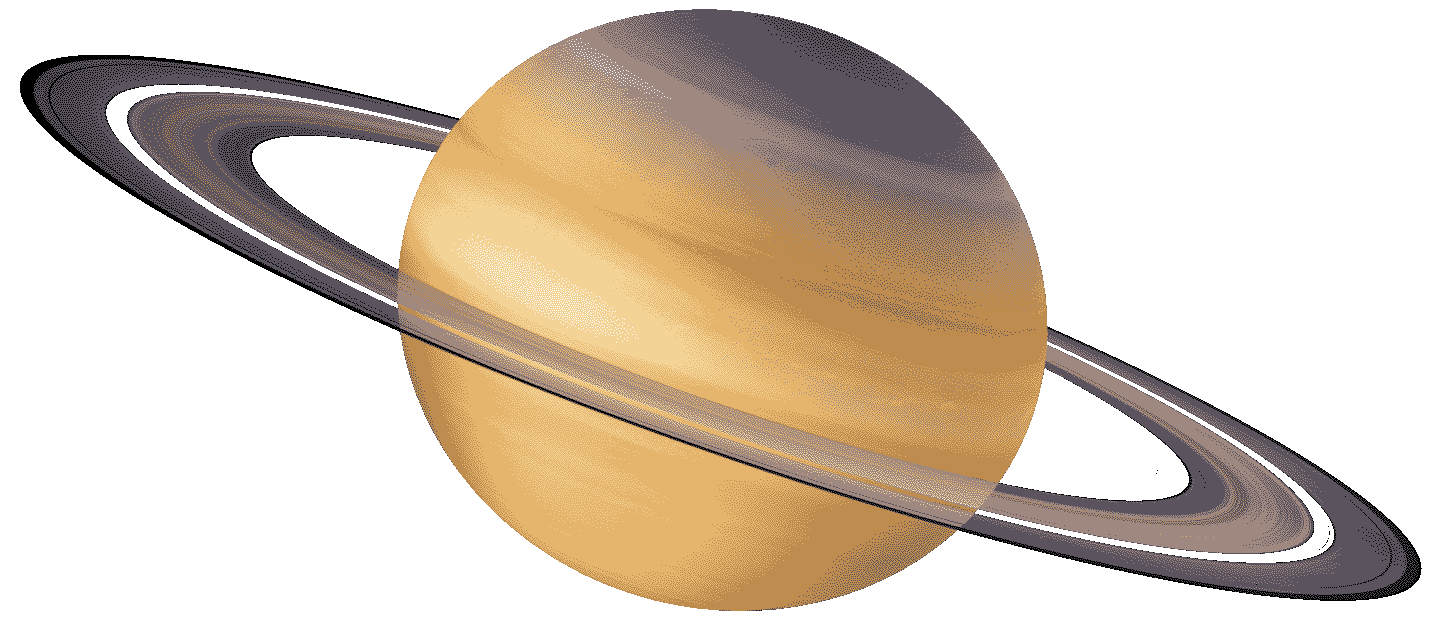
%> input picture Задание 4/Saturn.bmp, 1440 x 624 px
$ octave hoppa.m   (GNU Octave 9; MATLAB toolbox functions it lacks are replaced by stand-ins)
%> lines starting %> are read from the running program, lines starting %| are printed output that depends on the picture
[D, map] = imread('./Saturn.bmp');
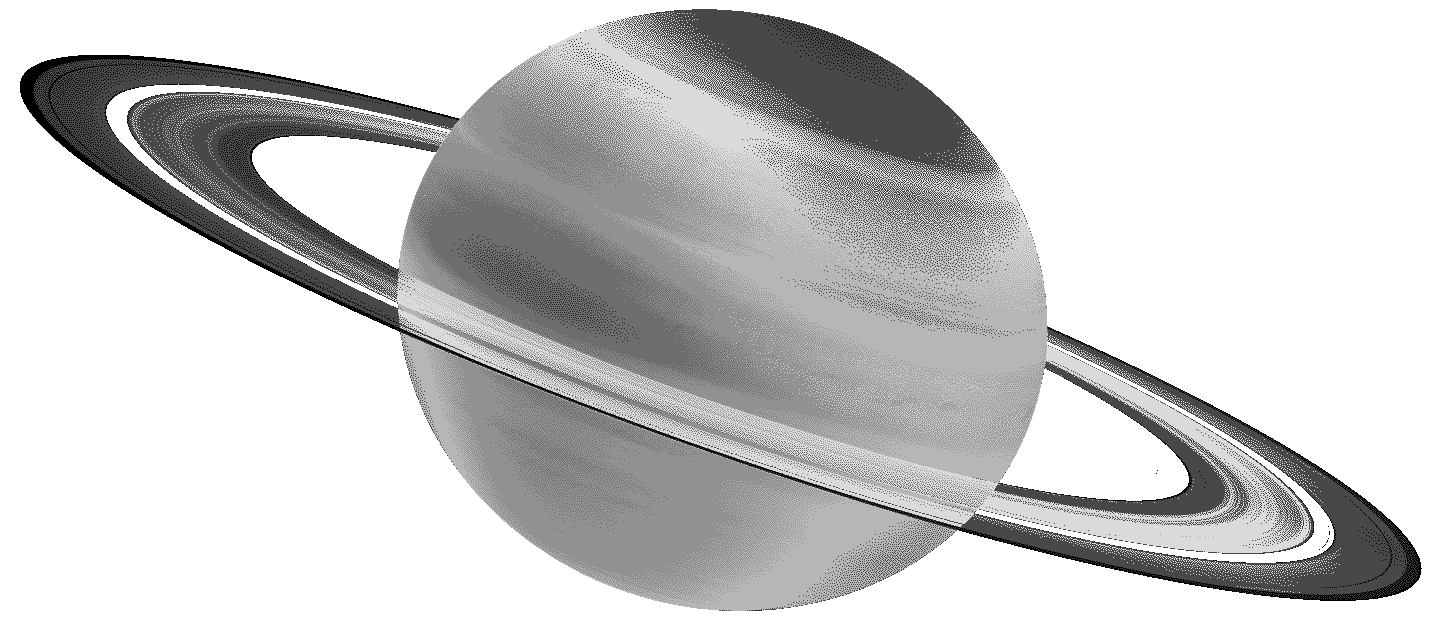
%> D: size 624x1440 uint8; min 0, max 7, mean 5.59; drawn with min black and max white
%> map = [0 0 0; 1 1 1; 0.357 0.325 0.365; 0.957 0.827 0.592; 0.898 0.71 0.427; 0.741 0.549 0.306; 0.62 0.533 0.502; 1 1 1]
figure; imshow(D, map);
map1 = brighten(map, 0.5);
%> map1 = [0 0 0; 1 1 1; 0.597 0.571 0.604; 0.978 0.91 0.77; 0.948 0.842 0.654; 0.861 0.741 0.553; 0.787 0.73 0.708; 1 1 1]
map2 = brighten(map, -0.8);
%> map2 = [0 0 0; 1 1 1; 0.00579 0.00365 0.00645; 0.802 0.388 0.0728; 0.584 0.18 0.0143; 0.224 0.0499 0.00268; 0.0913 0.0432 0.0319; 1 1 1]
map3 = brighten(map, 0.1);
%> map3 = [0 0 0; 1 1 1; 0.396 0.364 0.403; 0.961 0.843 0.624; 0.908 0.735 0.465; 0.764 0.583 0.344; 0.65 0.568 0.538; 1 1 1]
figure, subplot(1,3,1), subimage(D, map1);
%> after `subimage(D, map1)`:
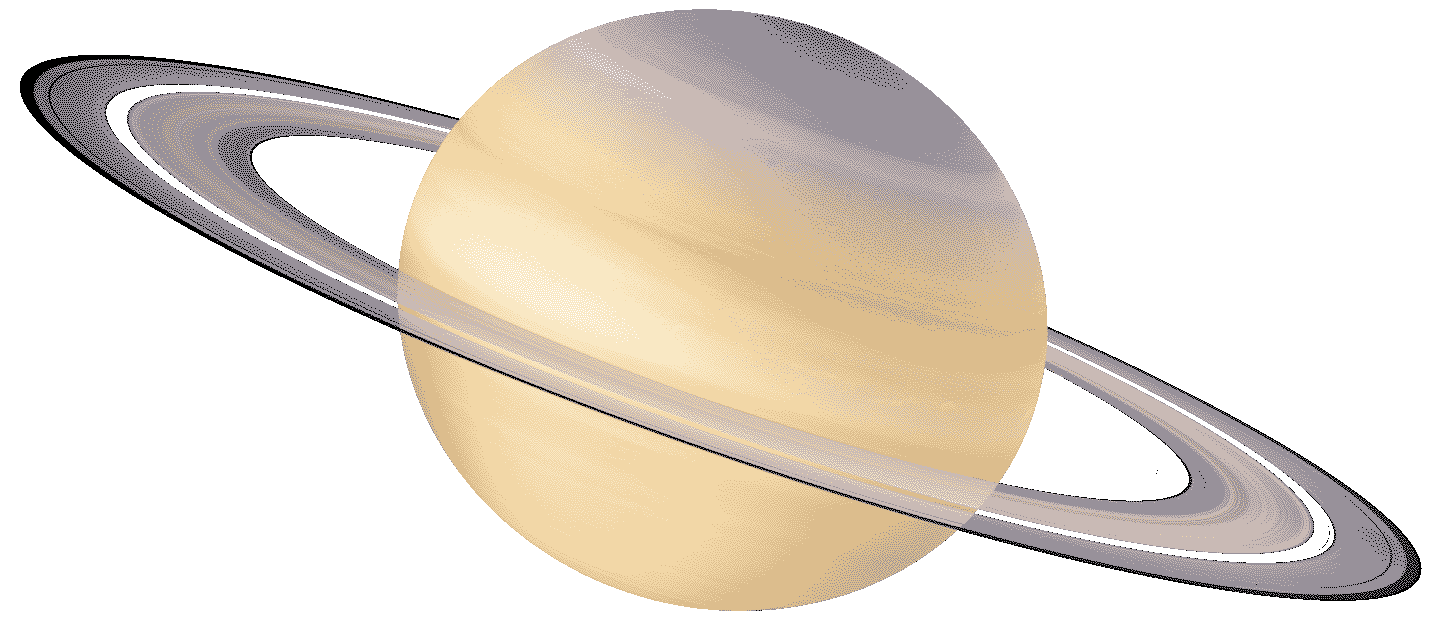
%> displayed picture: size 624x1440x3, on the screen's scale of 0 to 255; mean R, G, B 230.7, 222.3, 211.9
subplot(1,3,2), subimage(D, map2);
%> after `subimage(D, map2)`:
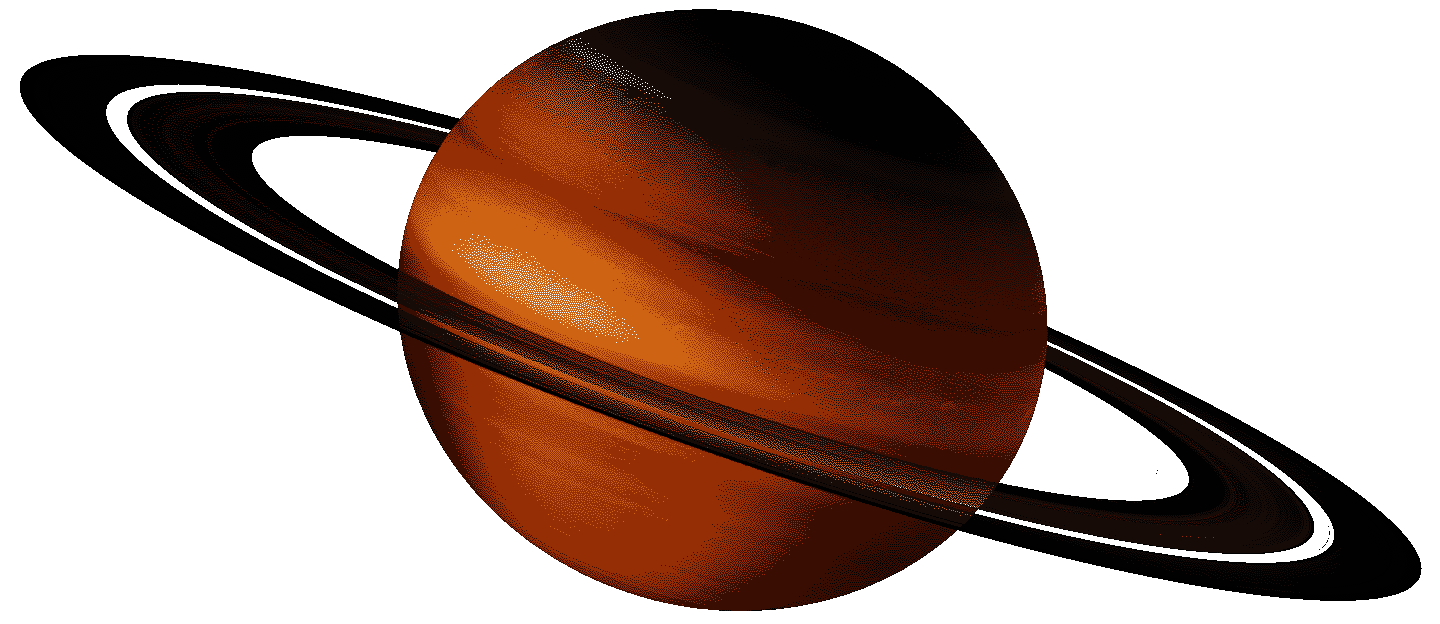
%> displayed picture: size 624x1440x3, on the screen's scale of 0 to 255; mean R, G, B 173.3, 152.9, 143.8
subplot(1,3,3), subimage(D, map3);
%> after `subimage(D, map3)`:
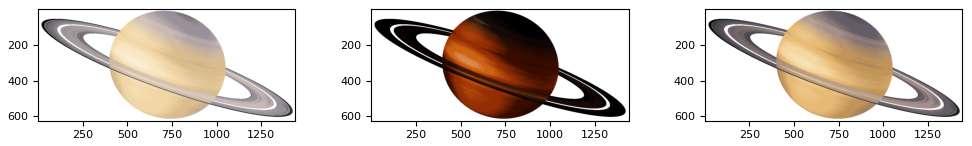
%> figure redrawn from the program's plot data, 3 panels
